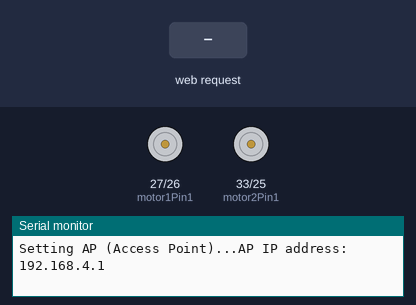
Bench run of a sketch on a simulated ESP32. On the bench: motor-driver pin pairs drawn as motors (green arrow = first pin HIGH = forward, orange = second pin HIGH = backward, longer = more drive, scaled by the enable pin), the last lines printed to the serial monitor. Inputs (shaded band) come from the test bench.

Above: at 1.2 s.
1.3 s: HTTP request GET /forward received
2.8 s: HTTP request GET /left received
4.3 s: HTTP request GET /right received
5.8 s: HTTP request GET /reverse received
7.3 s: HTTP request GET /?value= received
At 8.2 s:
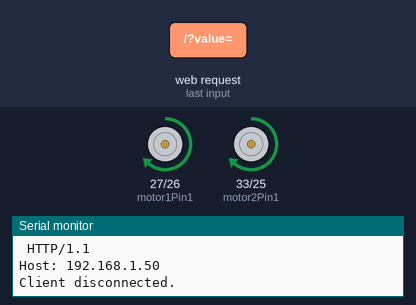
8.8 s: HTTP request GET /stop received
At 9.3 s:
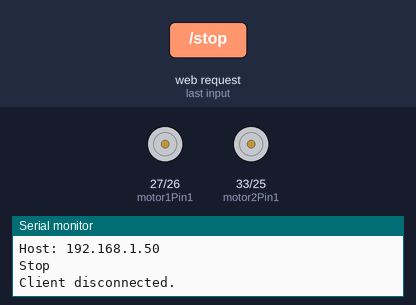
Timing chart, 0 to 11.3 s (numbered marks = the images above; inputs shaded):
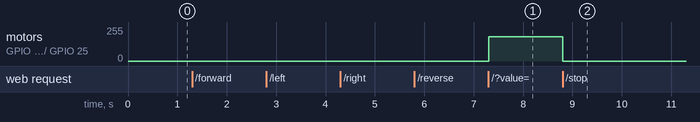

Measured:
- after the input at 7.3 s, motor on GPIO 27 (motor1Pin1) / GPIO 26 (motor1Pin2), motor on GPIO 33 (motor2Pin1) / GPIO 25 (motor2Pin2): stopped → forward 181/255 at once
- after the input at 8.8 s, motor on GPIO 27 (motor1Pin1) / GPIO 26 (motor1Pin2), motor on GPIO 33 (motor2Pin1) / GPIO 25 (motor2Pin2): forward 181/255 → stopped at once

The sketch:

robot.ino
```cpp
#include <WiFi.h>

// В двух строчках ниже пишем SSID и пароль для своей WiFi-сети:
const char* ssid     = "ESP32-Robot";
const char* password = "123456789";

// Создаем объект сервера и задаем ему порт «80»:
WiFiServer server(80);

// Переменная для хранения HTTP-запроса:
String header;

// Мотор 1:
int motor1Pin1 = 27;
int motor1Pin2 = 26;
int enable1Pin = 14;

// Мотор 2:
int motor2Pin1 = 33;
int motor2Pin2 = 25;
int enable2Pin = 32;

// Переменные для свойств ШИМ:
const int freq = 30000;
const int pwmChannel = 0;
const int resolution = 8;
int dutyCycle = 0;

// Переменные для расшифровки HTTP-запроса GET:
String valueString = "0";
int pos1 = 0;
int pos2 = 0;

void setup() {
  Serial.begin(115200);

  // Переключаем контакты моторов в режим «OUTPUT»:
  pinMode(motor1Pin1, OUTPUT);
  pinMode(motor1Pin2, OUTPUT);
  pinMode(motor2Pin1, OUTPUT);
  pinMode(motor2Pin2, OUTPUT);

  // Задаем настройки для ШИМ-канала:
  ledcSetup(pwmChannel, freq, resolution);

  // Подключаем ШИМ-канал 0 к контактам ENA и ENB,
  // т.е. к GPIO-контактам для управления скоростью моторов:
  ledcAttachPin(enable1Pin, pwmChannel);
  ledcAttachPin(enable2Pin, pwmChannel);

  // Генерируем ШИМ-сигнал для контактов ENA и ENB
  // с коэффициентом заполнения «0»:
  ledcWrite(pwmChannel, dutyCycle);

  // Подключаемся к WiFi-сети
  // при помощи заданных выше SSID и пароля:
  Serial.print("Setting AP (Access Point)...");
           //  "Настраиваем точку доступа..."
  // Если вы хотите, чтобы ваша точка доступа была открытой,
  // удалите параметр «password» из метода ниже:
  WiFi.softAP(ssid, password);

  IPAddress IP = WiFi.softAPIP();
  Serial.print("AP IP address: ");  //  "IP-адрес точки доступа"
  Serial.println(IP);

  server.begin();
}

void loop(){
  WiFiClient client = server.available();  // Запускаем прослушку
                                           // входящих клиентов.

  if (client) {                            // Если подключился
                                           // новый клиент,
    Serial.println("New Client.");         // печатаем в монитор порта
                                           // сообщение об этом.
    String currentLine = "";               // Создаем строку
                                           // для хранения данных,
                                           // пришедших от клиента.
    while (client.connected()) {           // Запускаем цикл while(),
                                           // который будет работать,
                                           // пока клиент подключен.
      if (client.available()) {            // Если у клиента
                                           // есть байты, которые
                                           // можно прочесть,
        char c = client.read();            // считываем байт
        Serial.write(c);                   // и печатаем его
                                           // в мониторе порта.
        header += c;
        if (c == '\n') {                   // Если полученный байт –
                                           // это символ новой строки.
          // Если мы получили два символа новой строки подряд,
          // то это значит, что текущая строка пуста.
          // Это конец HTTP-запроса клиента, поэтому шлём ответ:
          if (currentLine.length() == 0) {
            // HTTP-заголовки всегда начинаются с кода ответа
            // (например, «HTTP/1.1 200 OK») и данных о типе контента,
            // чтобы клиент знал, что получает,
            // а после этого пишем пустую строчку:
            client.println("HTTP/1.1 200 OK");
            client.println("Content-type:text/html");
            client.println("Connection: close");
                       //  "Соединение: отключено"
            client.println();

            // Включаем и выключаем GPIO-контакты:
            if (header.indexOf("GET /forward") >= 0) {
              Serial.println("Forward");  //  "Вперед"
              digitalWrite(motor1Pin1, LOW);
              digitalWrite(motor1Pin2, HIGH);
              digitalWrite(motor2Pin1, LOW);
              digitalWrite(motor2Pin2, HIGH);
            }  else if (header.indexOf("GET /left") >= 0) {
              Serial.println("Left");  //  "Влево"
              digitalWrite(motor1Pin1, LOW);
              digitalWrite(motor1Pin2, LOW);
              digitalWrite(motor2Pin1, LOW);
              digitalWrite(motor2Pin2, HIGH);
            }  else if (header.indexOf("GET /stop") >= 0) {
              Serial.println("Stop");  //  "Стоп"
              digitalWrite(motor1Pin1, LOW);
              digitalWrite(motor1Pin2, LOW);
              digitalWrite(motor2Pin1, LOW);
              digitalWrite(motor2Pin2, LOW);
            } else if (header.indexOf("GET /right") >= 0) {
              Serial.println("Right");  //  "Вправо"
              digitalWrite(motor1Pin1, LOW);
              digitalWrite(motor1Pin2, HIGH);
              digitalWrite(motor2Pin1, LOW);
              digitalWrite(motor2Pin2, LOW);
            } else if (header.indexOf("GET /reverse") >= 0) {
              Serial.println("Reverse");  //  "Назад"
              digitalWrite(motor1Pin1, HIGH);
              digitalWrite(motor1Pin2, LOW);
              digitalWrite(motor2Pin1, HIGH);
              digitalWrite(motor2Pin2, LOW);
            }
            // Показываем веб-страницу:
            client.println("<!DOCTYPE HTML><html>");
            client.println("<head><meta name=\"viewport\" content=\"width=device-width, initial-scale=1\">");
            client.println("<link rel=\"icon\" href=\"data:,\">");
            // При помощи CSS задаем стиль кнопок.
            // Попробуйте поэкспериментировать
            // с атрибутами «background-color» и «font-size»,
            // чтобы стилизовать кнопки согласно своим предпочтениям:
            client.println("<style>html { font-family: Helvetica; display: inline-block; margin: 0px auto; text-align: center;}");
            client.println(".button { -webkit-user-select: none; -moz-user-select: none; -ms-user-select: none; user-select: none; background-color: #4CAF50;");
            client.println("border: none; color: white; padding: 12px 28px; text-decoration: none; font-size: 26px; margin: 1px; cursor: pointer;}");
            client.println(".button2 {background-color: #555555;}</style></head>");

            // Веб-страница:
            client.println("<p><a href=\"/forward\"><button class=\"button\" onclick=\"moveForward()\">FORWARD</button></a></p>");
            client.println("<div style=\"clear: both;\"><p><a href=\"/left\"><button class=\"button\" onclick=\"moveLeft()\">LEFT </button></a>");
            client.println("<a href=\"/stop\"><button class=\"button button2\" onclick=\"stopRobot()\">STOP</button></a>");
            client.println("<a href=\"/right\"><button class=\"button\" onclick=\"moveRight()\">RIGHT</button></a></p></div>");
            client.println("<p><a href=\"/reverse\"><button class=\"button\" onclick=\"moveReverse()\">REVERSE</button></a></p>");
            client.println("<input type=\"range\" min=\"0\" max=\"100\" step=\"25\" id=\"motorSlider\" onchange=\"motorSpeed(this.value)\" value=\"" + valueString + "\"/>");

            client.println("<script> function motorSpeed(pos) { ");
            client.println("var xhr = new XMLHttpRequest();");
            client.println("xhr.open('GET', \"/?value=\" + pos + \"&\", true);");
            client.println("xhr.send(); } </script>");

            client.println("</html>");

            // Пример запроса: «GET /?value=100& HTTP/1.1»;
            // Он задает коэффициент заполнения ШИМ на 100%:
            if(header.indexOf("GET /?value=")>=0) {
              pos1 = header.indexOf('=');
              pos2 = header.indexOf('&');
              valueString = header.substring(pos1+1, pos2);
              // Задаем скорость мотора:
              if (valueString == "0") {
                ledcWrite(pwmChannel, 0);
                digitalWrite(motor1Pin1, LOW);
                digitalWrite(motor1Pin2, LOW);
                digitalWrite(motor2Pin1, LOW);
                digitalWrite(motor2Pin2, LOW);
              }
              else {
                dutyCycle = map(valueString.toInt(), 25, 100, 200, 255);
                ledcWrite(pwmChannel, dutyCycle);
                Serial.println(valueString);
              }
            }
            // HTTP-ответ заканчивается еще одной пустой строкой:
            client.println();
            // Выходим из цикла while():
            break;
          } else {  // Если получили символ новой строки,
                    // очищаем переменную «currentLine»
            currentLine = "";
          }
        } else if (c != '\r') {  // Если получили что-либо,
                                 // кроме символа возврата каретки,
          currentLine += c;      // добавляем эти данные
                                 // в конец переменной «currentLine»
        }
      }
    }
    // Очищаем переменную «header»:
    header = "";
    // Отключаем соединение:
    client.stop();
    Serial.println("Client disconnected.");  //  "Клиент отключился."
    Serial.println("");
  }
}
```
